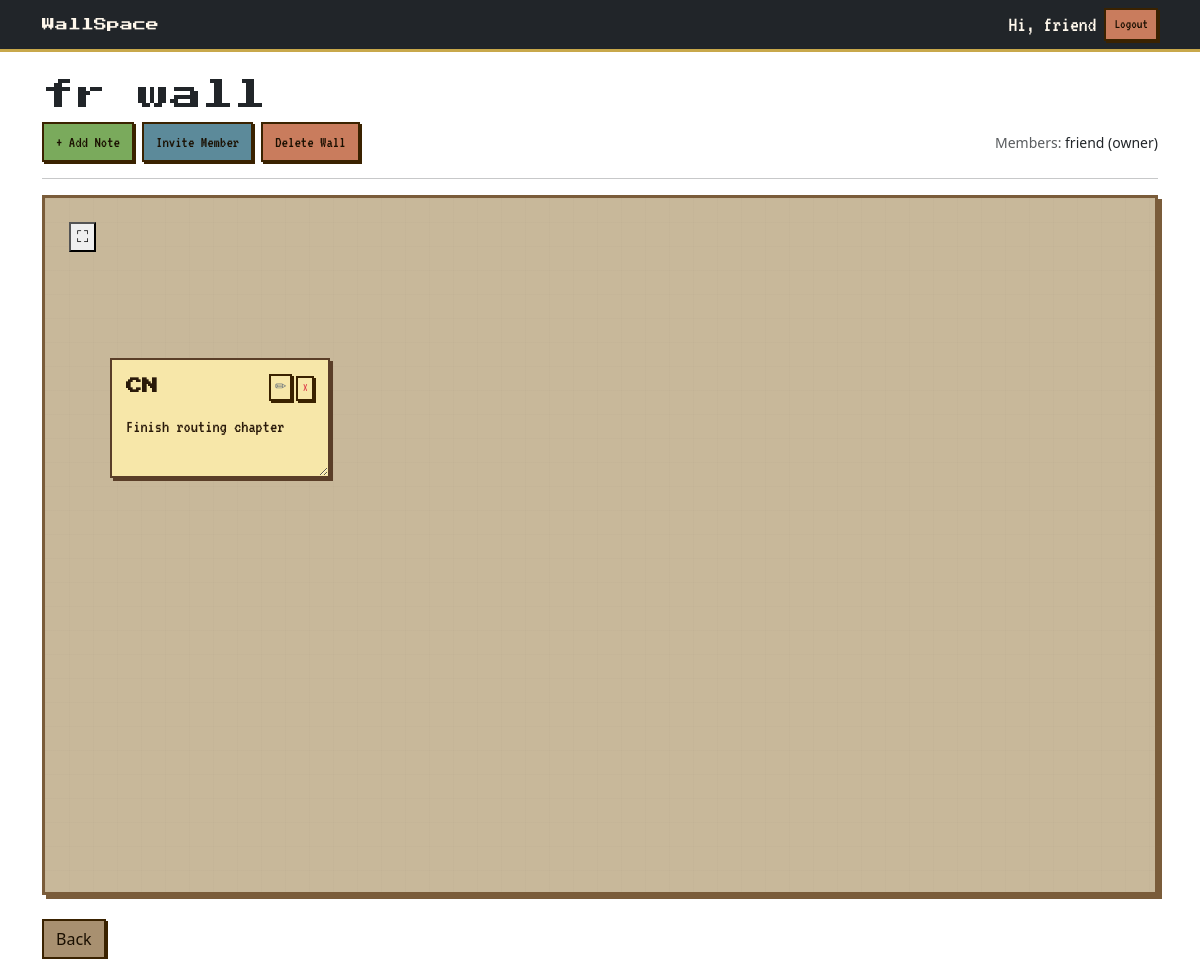
The app's page /wall/18/ (signed in), older data.
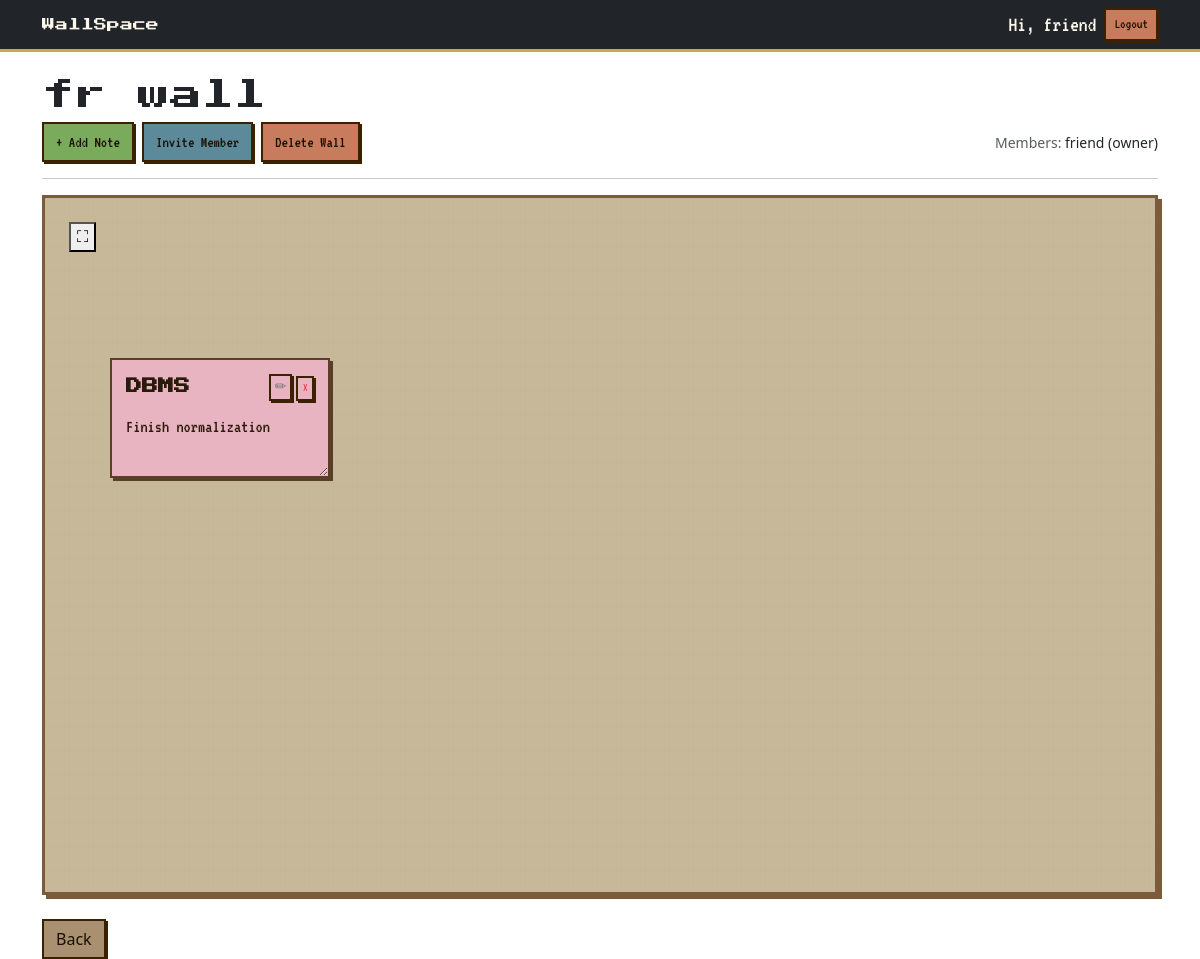
The same page, newer data.
### notes/models.py (models this page shows, shortened)
class Note(models.Model):
    COLOR_CHOICES = [#COLOR_CHOICES is a list of tuples
        ('yellow','Yellow'),
        ('pink', 'Pink'),
        ('blue', 'Blue'),
        ('green', 'Green'),
    ]
    wall = models.ForeignKey( #foreign key
        Wall,
        on_delete=models.CASCADE,
        related_name='notes'
    )
    creator=models.ForeignKey(
        User,
        on_delete=models.CASCADE
    )
    title = models.CharField(
        max_length=100,
        blank=True
    )
    content = models.TextField()
    color= models.CharField(
        max_length=20,
        choices=COLOR_CHOICES,
        default='yellow'
    )
    x_position = models.IntegerField(
        default=50
    )
    y_position = models.IntegerField(
        default=50
    )
    width = models.IntegerField(
    default=220
    )
    height = models.IntegerField(
    default=120
    )
    created_at = models.DateTimeField(
        auto_now_add=True
    )
    updated_at = models.DateTimeField(
        auto_now=True
    )

### walls/views.py (the view)
# urls.py: path('wall/<int:pk>/',views.wall_detail,name='wall-detail'),
@login_required
def wall_detail(request, pk):
    wall = get_object_or_404(
        Wall,
        pk=pk,
    )
    is_owner = (
        wall.owner == request.user
    )
    member = WallMember.objects.filter(
        wall=wall,
        user=request.user
    ).first()
    is_member = member is not None
    can_edit = is_owner or (
        member and
        member.role == "editor"
    )
    if not is_owner and not is_member:
        return redirect("home")
    notes = wall.notes.all()
    if request.method == 'POST':
        if "invite_member" in request.POST:
            username = request.POST.get(
                "username"
            )
            role = request.POST.get(
                "role"
            )
            try:
                user = User.objects.get(
                    username=username
                )
                WallMember.objects.get_or_create(
                    wall=wall,
                    user=user,
                    defaults={
                        "role": role
                    }
                )
            except User.DoesNotExist:
                pass
            return redirect(
                'wall-detail',
                pk=wall.pk
            )
        if not can_edit:
            return redirect(
                'wall-detail',
                pk=wall.pk
            )
        form = NoteForm(request.POST)
        if form.is_valid():
            note = form.save(
                commit=False
            )
            note.wall = wall
            note.creator = request.user
            note.x_position = random.randint(50, 600)
            note.y_position = random.randint(50, 400)
            note.width = 220
            note.height = 120
            note.save()
            return redirect(
                'wall-detail',
                pk=wall.pk
            )
    else:
        form = NoteForm()
    context = {
    'wall': wall,
    'form': form,
    'notes': wall.notes.all(),
    'is_owner': is_owner,
    'can_edit': can_edit,
    'members': WallMember.objects.filter(
            wall=wall
            ).exclude(
            user=wall.owner
            )
    }
    return render(
        request,
        'walls/wall_detail.html',
        context
    )

### walls/templates/walls/wall_detail.html (shortened to what this page needs)
{% extends "base.html" %}
{% load crispy_forms_tags %}
{% block content %}
<h2>{{ wall.title }}</h2>
<div class="d-flex gap-2 mb-3 align-items-center justify-content-between">
    <div class="d-flex gap-2">
        {% if can_edit %}
        <button
            class="btn btn-primary"
            data-bs-toggle="modal"
            data-bs-target="#addNoteModal">
            + Add Note
        </button>
        {% endif %}
        {% if is_owner %}
        <button
            class="btn btn-success"
            data-bs-toggle="modal"
            data-bs-target="#inviteModal">
            Invite Member
        </button>
        <form
            method="POST"
            action="{% url 'delete-wall' wall.id %}">
            <button
                type="submit"
                class="btn btn-danger">
                Delete Wall
            </button>
        </form>
        {% endif %}
    </div>
    <div>
        <small class="text-muted">
            Members:
        </small>
        <small>
            {{ wall.owner.username }}
            (owner)
        </small>
    </div>
</div>
<hr>
<div
    class="wall-board p-4"
    style="
        height:700px;
        position:relative;
        overflow:hidden;
    ">
    {% for note in notes %}
        <div
            class="note"
            data-note-id="{{ note.id }}"
            data-color="{{ note.color }}"
            style="
                width:{{ note.width }}px;
                height:{{ note.height }}px;
                resize:both;
                overflow:auto;
                position:absolute;
                left:{{ note.x_position }}px;
                top:{{ note.y_position }}px;
                cursor:grab;
            ">
            <div
                class="d-flex justify-content-between align-items-start mb-2">
                <div class="note-title fw-bold fs-6">
                    {{ note.title }}
                </div>
                {% if can_edit %}
                <div
                    class="d-flex gap-1">
                <button
                    class="btn btn-sm btn-outline-secondary p-0 px-1"
                    data-bs-toggle="modal"
                    data-bs-target="#editModal{{ note.id }}">
                    ✏
                </button>
                    <form
                        method="POST"
                        action="{% url 'delete-note' note.id %}"
                        style="display:inline;">
                        <button
                            type="submit"
                            class="btn btn-sm btn-outline-danger p-0 px-1">
                            ×
                        </button>
                    </form>
                </div>
                {% endif %}
            </div>
            <div class="note-content">{{ note.content }}</div>
        </div>
    {% empty %}
        <p>No notes yet.</p>
    {% endfor %}
<button id="fullscreen-btn" onclick="toggleFullscreen()" title="Fullscreen">⛶</button>
</div>
<br>
<a
    href="{% url 'home' %}"
    class="btn btn-secondary">
    Back
</a>
{% endblock %}

Row changes from the older to the newer data that the page shows:
changed Note: color "yellow" → "pink" (drawn); title "CN" → "DBMS"; content "Finish routing chapter" → "Finish normalization"
